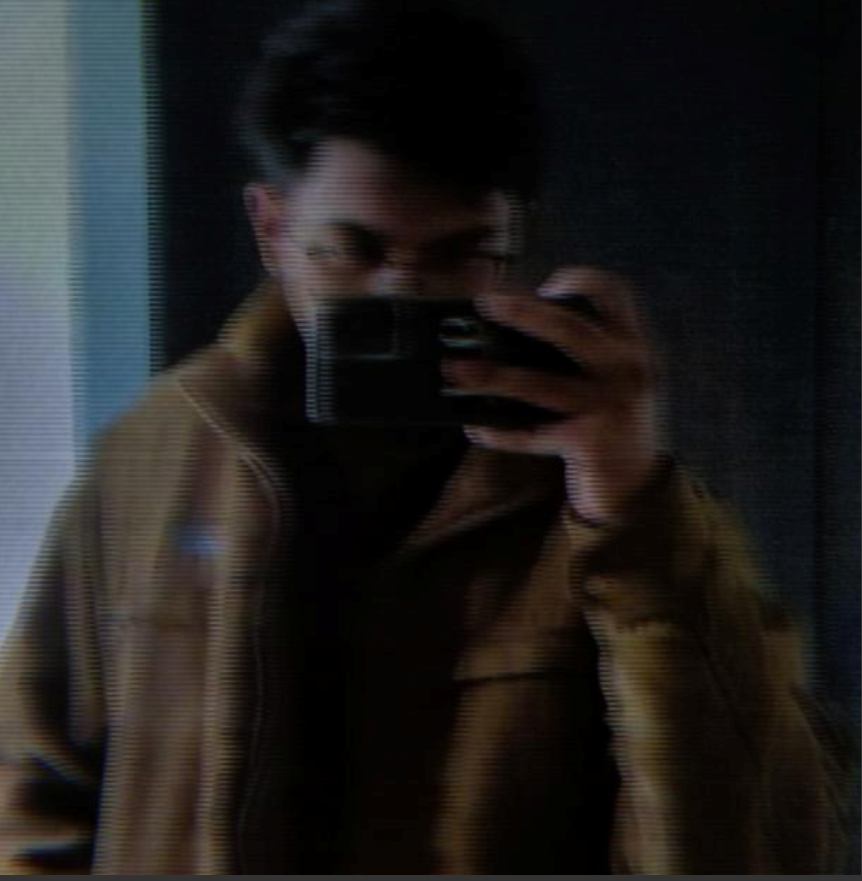
#> input picture photo1.png, 862 x 881 px, found by its file name
$ python make_master_banner.py
#> lines starting #> are read from the running program, lines starting #| are printed output that depends on the picture
import os
import random
import numpy as np
from PIL import Image, ImageOps, ImageFilter

def floyd_steinberg_dither(img_array):
    h, w = img_array.shape
    dithered = np.copy(img_array)
    dots = []
    for y in range(h):
        for x in range(w):
            old = dithered[y, x]
            new = 255 if old > 128 else 0
            dithered[y, x] = new
            err = old - new
            if new == 0:
                dots.append((x, y))
            if x + 1 < w:
                dithered[y, x+1] = min(max(dithered[y, x+1] + err * 7/16, 0), 255)
            if y + 1 < h:
                if x > 0:
                    dithered[y+1, x-1] = min(max(dithered[y+1, x-1] + err * 3/16, 0), 255)
                dithered[y+1, x] = min(max(dithered[y+1, x] + err * 5/16, 0), 255)
                if x + 1 < w:
                    dithered[y+1, x+1] = min(max(dithered[y+1, x+1] + err * 1/16, 0), 255)
    return dots

def build_banner():
    img_path = "photo1.png"

    if not os.path.exists(img_path):
        img  = Image.new('L', (380, 480), color=128)
        mask = Image.new('L', (380, 480), 255)
    else:
        raw = Image.open(img_path)
#> raw is the input picture: PIL image 862x881 RGBA; mean R, G, B, A 32.3, 31, 30.3, 255
        if raw.mode == 'RGBA':
            r, g, b, a = raw.split()
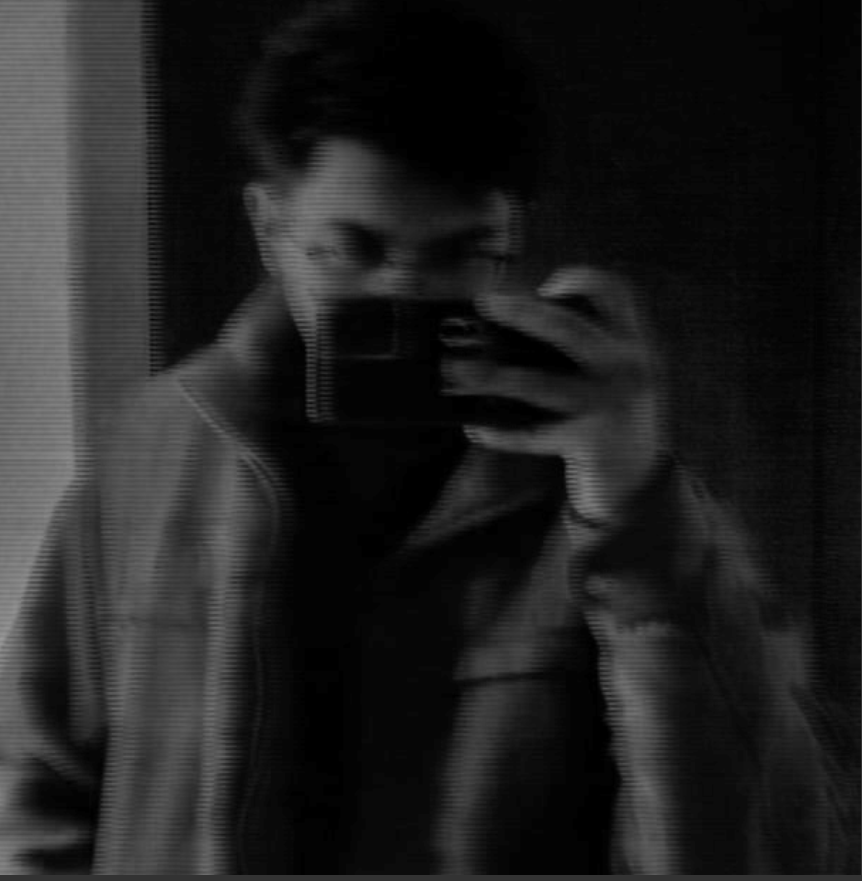
#> r: PIL image 862x881 L; min 0, max 154, mean 32.3
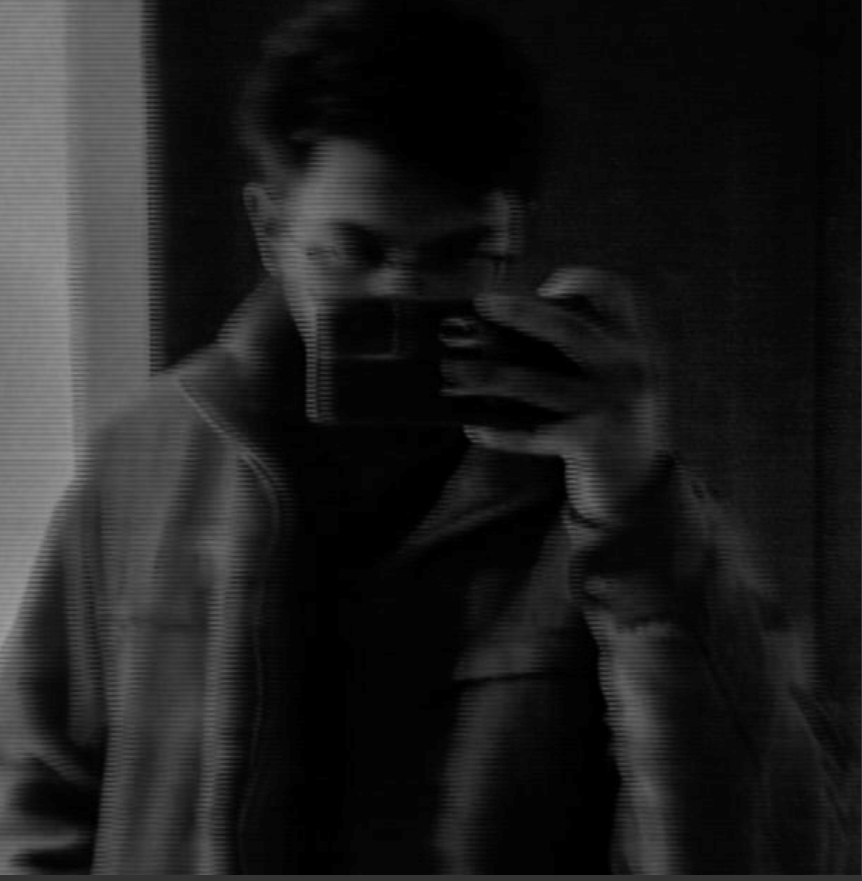
#> g: PIL image 862x881 L; min 0, max 158, mean 31
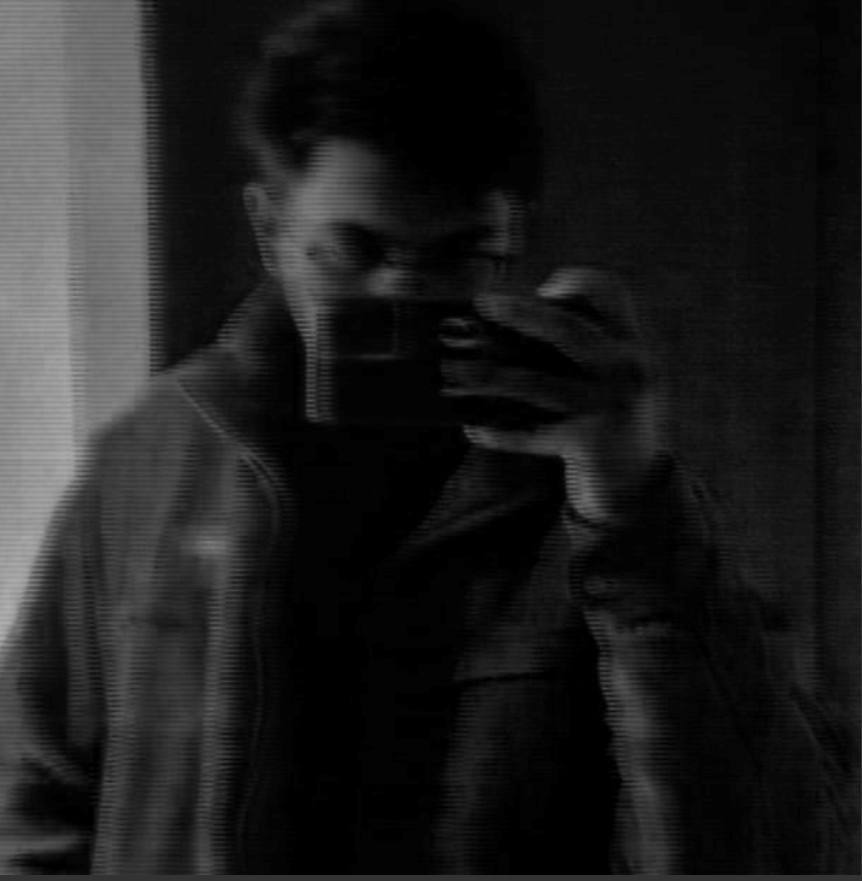
#> b: PIL image 862x881 L; min 0, max 176, mean 30.3
#> a: PIL image 862x881 L; every value is 255
            img  = raw.convert('L')
            mask = a
        else:
            img  = raw.convert('L')
            mask = Image.new('L', img.size, 255)

    W, H = 380, 480
    img  = ImageOps.fit(img,  (W, H), Image.Resampling.LANCZOS)
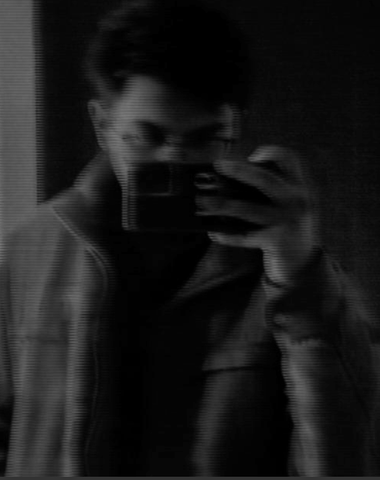
#> img: PIL image 380x480 L; min 0, max 121, mean 25.6
    mask = ImageOps.fit(mask, (W, H), Image.Resampling.LANCZOS)
#> mask: PIL image 380x480 L; every value is 255

    img = ImageOps.autocontrast(img, cutoff=2)
    img = img.filter(ImageFilter.UnsharpMask(radius=2, percent=150))
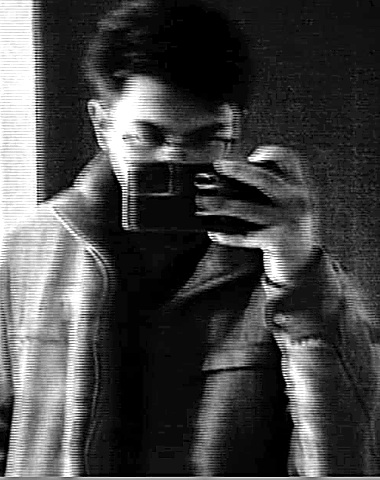
#> img: PIL image 380x480 L; min 0, max 255, mean 69.5
    img = ImageOps.invert(img)
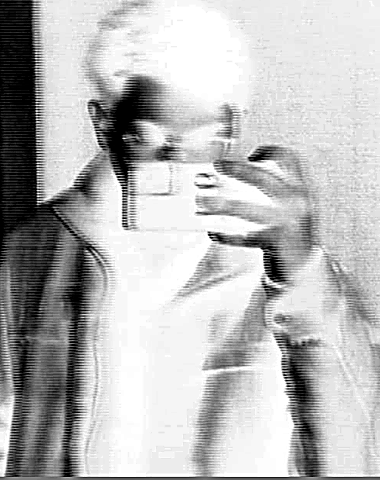
#> img: PIL image 380x480 L; min 0, max 255, mean 185.5

    img_arr  = np.array(img,  dtype=float)
    mask_arr = np.array(mask, dtype=float)
#> mask_arr: shape (480, 380) float64; every value is 255

    all_dots = floyd_steinberg_dither(img_arr)
#> after the loop in floyd_steinberg_dither, `for y in range(h):`:
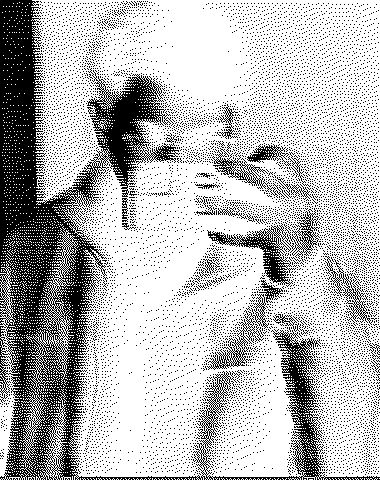
#> dithered: shape (480, 380) float64; 72.7% white; black in thin lines or dots
#> after the loop in floyd_steinberg_dither, `for y in range(h):`: dots = 49841 items
#> all_dots = 49841 items
    dots = [(x, y) for x, y in all_dots if mask_arr[y, x] > 128]
#> dots = 49841 items
    dots = random.sample(dots, min(len(dots), 4000))
#> dots = 4000 pairs, first value 0 to 379, second value 0 to 479

    # Build compact SVG using CSS keyframe classes only (no SMIL)
    NP = 8  # number of animation phases
    css_phases = ""
    for i in range(NP):
        delay = round(i * 1.0, 1)
        dur   = round(1.8 + (i % 3) * 0.7, 1)
        css_phases += f".p{i}{{animation:tw {dur}s {delay}s infinite;}}"

    svg = f"""<svg xmlns="http://www.w3.org/2000/svg" viewBox="0 0 860 540" width="860" height="540">
<style>
.bg{{fill:#0D1117}}.dot{{fill:#A78BFA;shape-rendering:crispEdges}}
.lbl{{fill:#22D3EE;font-family:monospace;font-size:12px;letter-spacing:2px}}
.key{{fill:#10B981;font-family:monospace;font-size:17px}}
.val{{fill:#C4B5FD;font-family:monospace;font-size:17px;font-weight:bold}}
.div{{fill:none;stroke:#22D3EE;stroke-width:1;opacity:0.4}}
.cur{{fill:#22D3EE;animation:blink 1.1s infinite}}
@keyframes tw{{0%,100%{{opacity:.15}}50%{{opacity:1}}}}
@keyframes blink{{0%,49%{{opacity:1}}50%,100%{{opacity:0}}}}
{css_phases}
</style>
<rect width="860" height="540" class="bg" rx="10"/>
<line x1="415" y1="16" x2="415" y2="524" class="div"/>
<text x="435" y="58" class="lbl">SYSTEM.INFO</text>
<line x1="435" y1="65" x2="840" y2="65" stroke="#22D3EE" stroke-width="1" opacity="0.25"/>
<text x="435" y="105"><tspan class="key">Subject  </tspan><tspan class="val"> Devesh</tspan></text>
<text x="435" y="145"><tspan class="key">Role     </tspan><tspan class="val"> Full Stack Developer</tspan></text>
<text x="435" y="185"><tspan class="key">Location </tspan><tspan class="val"> India</tspan></text>
<text x="435" y="225"><tspan class="key">Education</tspan><tspan class="val"> Engineering</tspan></text>
<text x="435" y="265"><tspan class="key">Status   </tspan><tspan class="val"> Building &amp; Learning</tspan></text>
<text x="435" y="305"><tspan class="key">ToolChain</tspan><tspan class="val"> Python · Git · Web Tools</tspan></text>
<text x="435" y="345"><tspan class="key">Core.Lang</tspan><tspan class="val"> Python · C++ · HTML · JS</tspan></text>
<rect x="435" y="368" width="10" height="18" class="cur"/>
<g transform="translate(18,30)">
"""

    for x, y in dots:
        p = random.randint(0, NP - 1)
        svg += f'<rect x="{x}" y="{y}" width="2" height="2" class="dot p{p}"/>\n'
#> this loop made 4000 passes
#> (x, y, p) on passes 1 to 3: (290, 248, 2), (90, 479, 5), (87, 267, 0)

    svg += "</g>\n</svg>"

    with open("dark.svg", "w", encoding="utf-8") as f:
        f.write(svg)
    print("Created dark.svg —", round(len(svg)/1024), "KB")
#| Created dark.svg — 233 KB

if __name__ == "__main__":
    build_banner()
